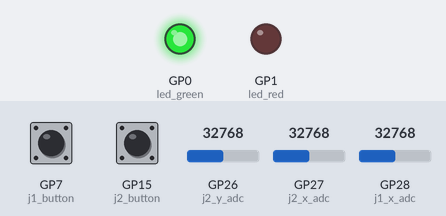
Recording of a program running on a simulated Raspberry Pi Pico running MicroPython. Parts: output pins drawn as LEDs (lit = HIGH). The inputs (shaded band) are chosen by the test bench; at power-on: GP26 (j2_y_adc) = 32768, GP27 (j2_x_adc) = 32768, GP28 (j1_x_adc) = 32768, GP7 (j1_button) HIGH, GP15 (j2_button) HIGH (analog values on the 0–65535 scale). No radio messages arrive unless stated (any console line starting 'radio sent:' is added by the test bench); what the program prints to the serial console is not drawn.

Above: at 1.2 s.
1.3 s: GP26 (j2_y_adc) set to 45874
2.8 s: GP27 (j2_x_adc) set to 19660
4.3 s: GP28 (j1_x_adc) set to 19660
5.8 s: GP26 (j2_y_adc) set to 57670
7.3 s: GP27 (j2_x_adc) set to 7864
8.8 s: GP28 (j1_x_adc) set to 7864
Timing chart, 0 to 11.3 s (numbered marks = the images above; inputs shaded):
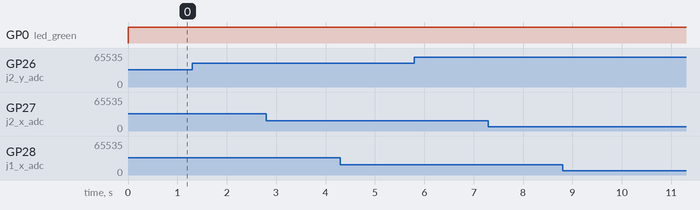

The program:

main.py
```python
from machine import Pin, ADC, SPI
import struct  # Required to pack data into bytes
from picozero import LED
import nrf24l01


NRF_RX_ADDRESS = b"Pico1"
nrf = None

j1_x_adc = None
j1_y_adc = None
j2_x_adc = None
j2_y_adc = None

j1_button = None
j2_button = None

led_green = None
led_red = None

def setup():
    global nrf, j1_x_adc, j1_y_adc, j2_x_adc, j2_y_adc, led_green, led_red, j1_button, j2_button
    print("Setting up NRF24L01 and ADCs...")

    # Initialize NRF24L01
    spi = SPI(1, sck=Pin(10), mosi=Pin(11), miso=Pin(12))
    nrf = nrf24l01.NRF24L01(spi, cs=Pin(13), ce=Pin(9), channel=108, payload_size=4)

    nrf.set_power_speed(nrf24l01.POWER_2, nrf24l01.SPEED_250K)
    nrf.open_tx_pipe(NRF_RX_ADDRESS)
    nrf.stop_listening()

    # Initialize ADCs
    j1_x_adc = ADC(Pin(28))
    j1_y_adc = ADC(Pin(29))
    j2_x_adc = ADC(Pin(27))
    j2_y_adc = ADC(Pin(26))

    # Initialize Buttons
    # j1_button = Button(7)
    # j2_button = Button(15)
    # j1_button.when_released = lambda: send_button_notification(1)
    # j2_button.when_released = lambda: send_button_notification(2)
    j1_button = Pin(7, Pin.IN, Pin.PULL_UP)
    j2_button = Pin(15, Pin.IN, Pin.PULL_UP)

    # Initialize LEDs
    led_green = LED(0)
    led_red   = LED(1)

    print("Setup complete.")

def send_button_notification(button_id):
    global nrf

    # Send special packet for button press: (button_id, 127, 127, 127)
    # Using 127 as a marker to distinguish from joystick data (-100 to 100)
    data = {
        'type': 'button',
        'button_id': button_id
    }
    send_data(data)


def set_leds(green_on, red_on):
    if green_on:
        led_green.on()
    else:
        led_green.off()

    if red_on:
        led_red.on()
    else:
        led_red.off()


def map_range(value):

    # Input range
    in_min = 0
    in_max = 65535
    out_min = -100
    out_max = 100

    # Calculate span
    span = in_max - in_min
    if span == 0: return out_min

    # Map the value
    return (value - in_min) * (out_max - out_min) // span + out_min

def send_data(data):
    global nrf

    if data['type'] == 'joystick':
        j1_x, j1_y, j2_x, j2_y = data['values']
        payload = struct.pack("bbbb", j1_x, j1_y, j2_x, j2_y)
    elif data['type'] == 'button':
        button_id = data['button_id']
        payload = struct.pack("bbbb", button_id, 127, 127, 127)

    # 4. Send Data
    try:
        # success
        nrf.send(payload)
        set_leds(green_on=True, red_on=False)
    except OSError:
        # failure
        print("Error: NRF24L01 Send Failed")
        set_leds(green_on=False, red_on=True)

if __name__ == "__main__":
    setup()

    print("Starting main loop...")
    j1_button_prev = 0
    j2_button_prev = 0

    while True:
        # Read joystick values
        j1_x = map_range(j1_x_adc.read_u16())
        j1_y = map_range(j1_y_adc.read_u16())
        j2_x = map_range(j2_x_adc.read_u16())
        j2_y = map_range(j2_y_adc.read_u16())

        # Check for button presses
        if j1_button.value() == 1 and j1_button_prev == 0:
            print("J1 Button Pressed")
            send_button_notification(1)
        j1_button_prev = j1_button.value()

        if j2_button.value() == 1 and j2_button_prev == 0:
            print("J2 Button Pressed")
            send_button_notification(2)
        j2_button_prev = j2_button.value()

        # Prepare data
        data = {
            'type': 'joystick',
            'values': (j1_x, j1_y, j2_x, j2_y)
        }

        # Send data
        send_data(data)
```

Measured:
- after the input at 1.3 s, every drawn part: stays the same
- after the input at 2.8 s, every drawn part: stays the same
- after the input at 4.3 s, every drawn part: stays the same
- after the input at 5.8 s, every drawn part: stays the same
- after the input at 7.3 s, every drawn part: stays the same
- after the input at 8.8 s, every drawn part: stays the same
